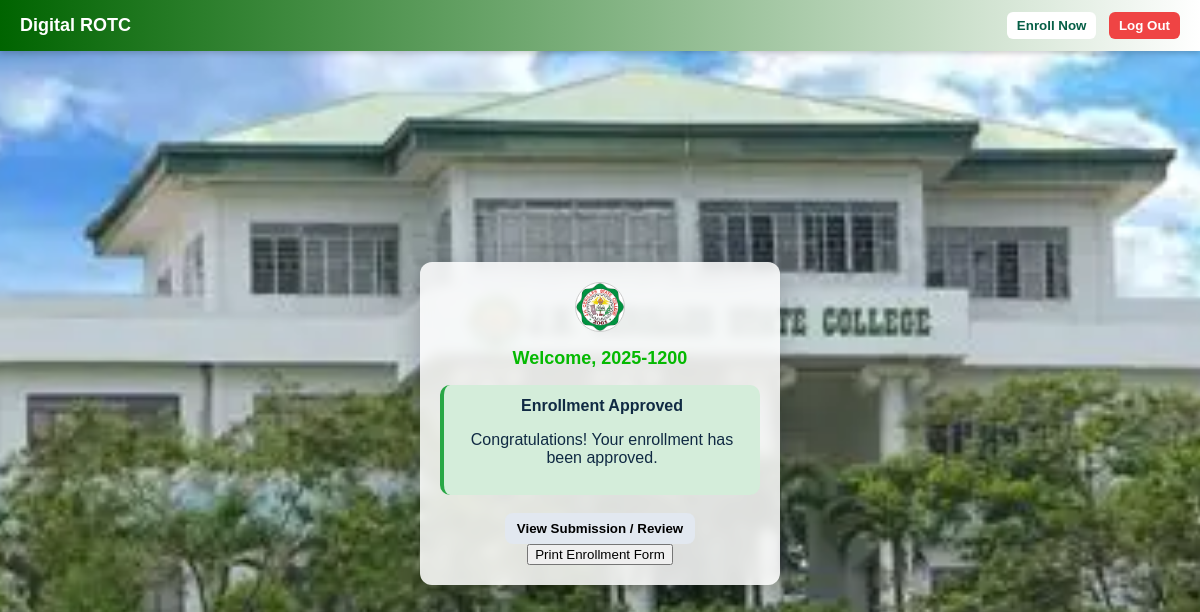
The app's page /dashboard.php (signed in) with its own data.
### tables this page shows
CREATE TABLE `users` (
  `id` varchar(50) NOT NULL,
  `password` varchar(255) NOT NULL,
  `role` enum('admin','student') NOT NULL,
  `name` varchar(100) DEFAULT NULL,
  `email` varchar(100) DEFAULT NULL,
  `created_at` timestamp NOT NULL DEFAULT current_timestamp(),
  `updated_at` timestamp NOT NULL DEFAULT current_timestamp() ON UPDATE current_timestamp()
);

CREATE TABLE `enrollments` (
  `id` int(11) NOT NULL,
  `student_id` varchar(50) NOT NULL,
  `first_name` varchar(50) NOT NULL,
  `middle_name` varchar(50) DEFAULT NULL,
  `last_name` varchar(50) NOT NULL,
  `age` int(11) DEFAULT NULL,
  `religion` varchar(50) DEFAULT NULL,
  `date_of_birth` date DEFAULT NULL,
  `place_of_birth` varchar(100) DEFAULT NULL,
  `height` decimal(5,2) DEFAULT NULL,
  `weight` decimal(5,2) DEFAULT NULL,
  `complexion` varchar(50) DEFAULT NULL,
  `blood_type` varchar(5) DEFAULT NULL,
  `block` varchar(10) DEFAULT NULL,
  `course` varchar(50) DEFAULT NULL,
  `army_nstp` varchar(20) DEFAULT NULL,
  `address` text DEFAULT NULL,
  `phone` varchar(20) DEFAULT NULL,
  `email` varchar(100) DEFAULT NULL,
  `father_name` varchar(100) DEFAULT NULL,
  `father_occupation` varchar(100) DEFAULT NULL,
  `mother_name` varchar(100) DEFAULT NULL,
  `mother_occupation` varchar(100) DEFAULT NULL,
  `emergency_contact_person` varchar(100) DEFAULT NULL,
  `relationship` varchar(50) DEFAULT NULL,
  `emergency_contact_number` varchar(20) DEFAULT NULL,
  `ms` varchar(20) DEFAULT NULL,
  `semester` varchar(20) DEFAULT NULL,
  `school_year` varchar(20) DEFAULT NULL,
  `grade` varchar(10) DEFAULT NULL,
  `ms_remarks` text DEFAULT NULL,
  `advance_course` tinyint(1) DEFAULT 0,
  `photo_path` varchar(255) DEFAULT NULL,
  `status` enum('not_enrolled','submitted','resubmitted','approved','rejected') DEFAULT 'not_enrolled',
  `admin_remarks` text DEFAULT NULL,
  `submitted_at` timestamp NULL DEFAULT NULL,
  `resubmitted_at` timestamp NULL DEFAULT NULL,
  `reviewed_at` timestamp NULL DEFAULT NULL,
  `created_at` timestamp NOT NULL DEFAULT current_timestamp(),
  `updated_at` timestamp NOT NULL DEFAULT current_timestamp() ON UPDATE current_timestamp()
);

### config/database.php (called while the page is built, shortened)
<?php
class Database {
    private $host = 'localhost';
    private $db_name = 'rotc_system';
    private $username = 'root';
    private $password = '';
    public function getConnection() {
        $this->conn = null;
        try {
            $this->conn = new PDO(
                "mysql:host=" . $this->host . ";dbname=" . $this->db_name,
                $this->username,
                $this->password,
                array(PDO::ATTR_ERRMODE => PDO::ERRMODE_EXCEPTION)
            );
        } catch(PDOException $exception) {
            echo "Connection error: " . $exception->getMessage();
        }
        return $this->conn;
    }
}
class SessionManager {
    private $db;
    public function __construct() {
        $database = new Database();
        $this->db = $database->getConnection();
    }
    public function isLoggedIn() {
        return isset($_SESSION['user_id']) && isset($_SESSION['role']);
    }
    public function getCurrentUser() {
        $query = "SELECT * FROM users WHERE id = ?";
        $stmt = $this->db->prepare($query);
        $stmt->execute([$_SESSION['user_id']]);
        return $stmt->fetch(PDO::FETCH_ASSOC);
    }
}
?>

### dashboard.php (the view, shortened to what this page needs)
<?php
require_once 'config/database.php';
$sessionManager = new SessionManager();
$sessionManager->requireRole('student');
$database = new Database();
$db = $database->getConnection();
$current_user = $sessionManager->getCurrentUser();
$student_id = $_SESSION['user_id'];
$query = "SELECT * FROM enrollments WHERE student_id = ? ORDER BY created_at DESC LIMIT 1";
$stmt = $db->prepare($query);
$stmt->execute([$student_id]);
$enrollment = $stmt->fetch(PDO::FETCH_ASSOC);
$status_title = "Not Yet Enrolled";
$status_desc = "You have not started enrollment yet.";
$status_class = "not-enrolled";
if ($enrollment) {
    switch ($enrollment['status']) {
        case 'approved':
            $status_title = "Enrollment Approved";
            $status_desc = "Congratulations! Your enrollment has been approved.";
            $status_class = "approved";
            break;
    }
}
?>
<!DOCTYPE html>
<html lang="en">
<head>
  <link rel="stylesheet" href="assets/css/dashboard.css" />
</head>
<body>
  <div class="topbar">
    <div class="brand">Digital ROTC</div>
    <div class="actions">
      <button onclick="window.location.href='enroll.php'">Enroll Now</button>
      <form method="POST" style="display: inline;">
        <button type="submit" name="logout" class="danger">Log Out</button>
      </form>
    </div>
  </div>
  <main class="main">
    <div class="card">
      <div class="logo-container">
        <img src="assets/img/jhcsc-logo.png" alt="JHCSC Logo" class="logo">
      </div>
      <h2>Welcome, <span id="cadetName"><?php echo htmlspecialchars($current_user['name'] ?: 'Cadet'); ?></span></h2>
      <div class="status-row">
        <div class="status-box <?php echo $status_class; ?>" id="statusBox">
          <h3 id="statusTitle"><?php echo $status_title; ?></h3>
          <p id="statusDesc"><?php echo $status_desc; ?></p>
        </div>
      </div>
      <div class="buttons">
        <button onclick="window.location.href='review.php'" class="secondary">View Submission / Review</button>
        <?php if ($enrollment && $enrollment['status'] == 'approved'): ?>
        <button onclick="window.location.href='cadetview.php'" class="primary">Print Enrollment Form</button>
        <?php else: ?>
        <button onclick="alert('Form must be approved before printing')" class="primary" disabled>Print Enrollment Form</button>
        <?php endif; ?>
      </div>
    </div>
  </main>
</body>
</html>

### assets/css/dashboard.css (style rules this page uses)
* { box-sizing: border-box; font-family: Arial, Helvetica, sans-serif; }
body { margin: 0; color: #102a43; font-family: Arial, Helvetica, sans-serif; background: url('../img/jh.png') no-repeat center center fixed; background-size: cover; }
.topbar { background: linear-gradient(90deg, #006400, #ffffff); color: white; padding: 12px 20px; display: flex; justify-content: space-between; align-items: center; box-shadow: 0 2px 6px rgba(0,0,0,0.2); }
.brand { font-weight: 700; font-size: 18px; }
.actions button { margin-left: 8px; padding: 6px 10px; border-radius: 6px; border: none; cursor: pointer; font-weight: 600; transition: all 0.2s; }
.actions button.danger { background: #ef4444; color: white; }
.actions button:not(.danger) { background: #fff; color: #065f46; }
.main { display: flex; justify-content: center; align-items: center; min-height: calc(100vh - 56px); padding: 20px; }
.card { width: 360px; max-width: 90%; background: rgba(255, 255, 255, 0.85); backdrop-filter: blur(6px); padding: 20px; border-radius: 12px; box-shadow: 0 10px 30px rgba(0,0,0,0.25); text-align: center; }
.logo-container { margin-bottom: 12px; }
.logo-container .logo { width: 50px; height: 50px; object-fit: cover; border-radius: 50%; border: 1px solid #ccc; background: #fff; }
h2 { margin: 8px 0 16px 0; font-size: 18px; color: #05b902; }
h3 { margin: 0 0 8px 0; font-size: 16px; }
.status-row { display: flex; flex-direction: column; gap: 12px; margin-top: 12px; align-items: center; }
.status-box { width: 100%; padding: 12px; border-radius: 10px; background: #eef2ff; text-align: center; }
.buttons { margin-top: 18px; text-align: center; }
button.secondary { background: #e2e8f0; border: none; padding: 8px 12px; border-radius: 8px; cursor: pointer; font-weight: 600; transition: all 0.2s; }

### dashboard.php (style rules this page uses)
.status-box.approved { background-color: #d4edda; border-left: 4px solid #28a745; }

### records on screen
users: name "2025-1200"
enrollments: status "Enrollment Approved", status "Congratulations! Your enrollment has been approved."
